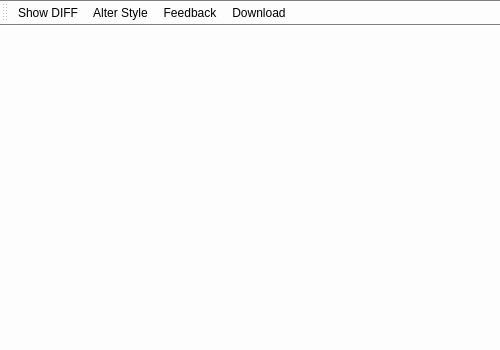
<?xml version="1.0" encoding="UTF-8"?>
<ui version="4.0">
 <class>pageShowResult</class>
 <widget class="QMainWindow" name="pageShowResult">
  <property name="geometry">
   <rect>
    <x>0</x>
    <y>0</y>
    <width>500</width>
    <height>350</height>
   </rect>
  </property>
  <property name="windowTitle">
   <string>MainWindow</string>
  </property>
  <property name="styleSheet">
   <string notr="true">QWidget{
	background-color: rgb(253, 253, 253);
}
QToolBar{
	border-top:1px solid gray;
	border-bottom:1px solid gray;
}
QAction{
	background-color: rgb(250, 250, 250);
	border:1px solid gray; border-radius:5px;
}
QAction:hover{
	background-color: rgb(245, 245, 245);
	border:1px solid gray; border-radius:5px;
}
QAction:pressed{
	background-color: rgb(240, 240, 240);
	border:1px solid gray; border-radius:5px;
}</string>
  </property>
  <widget class="QWidget" name="centralwidget">
   <layout class="QGridLayout" name="gridLayout_2">
    <item row="0" column="0">
     <layout class="QGridLayout" name="gridLayout">
      <item row="0" column="0">
       <widget class="QStackedWidget" name="stackedWidget">
        <property name="styleSheet">
         <string notr="true"/>
        </property>
        <widget class="QWidget" name="page">
         <layout class="QGridLayout" name="gridLayout_6">
          <item row="0" column="0">
           <layout class="QGridLayout" name="gridLayout_5">
            <item row="0" column="0">
             <widget class="QLabel" name="overlappedIma">
              <property name="styleSheet">
               <string notr="true"/>
              </property>
              <property name="text">
               <string/>
              </property>
             </widget>
            </item>
           </layout>
          </item>
         </layout>
        </widget>
        <widget class="QWidget" name="pageShowDIFF">
         <layout class="QGridLayout" name="gridLayout_4">
          <item row="0" column="0">
           <layout class="QGridLayout" name="gridLayout_3">
            <item row="0" column="0">
             <widget class="QLabel" name="before">
              <property name="text">
               <string>Before</string>
              </property>
             </widget>
            </item>
            <item row="0" column="1">
             <widget class="QLabel" name="after">
              <property name="text">
               <string>After</string>
              </property>
             </widget>
            </item>
           </layout>
          </item>
         </layout>
        </widget>
        <widget class="QWidget" name="pageAlterStyle">
         <layout class="QGridLayout" name="gridLayout_8">
          <item row="0" column="0">
           <layout class="QGridLayout" name="gridLayout_7">
            <item row="0" column="0">
             <widget class="QRadioButton" name="altCub">
              <property name="minimumSize">
               <size>
                <width>0</width>
                <height>200</height>
               </size>
              </property>
              <property name="styleSheet">
               <string notr="true"/>
              </property>
              <property name="text">
               <string>Cubes</string>
              </property>
             </widget>
            </item>
            <item row="0" column="1">
             <widget class="QRadioButton" name="altCirc">
              <property name="minimumSize">
               <size>
                <width>0</width>
                <height>200</height>
               </size>
              </property>
              <property name="styleSheet">
               <string notr="true"/>
              </property>
              <property name="text">
               <string>Circles</string>
              </property>
             </widget>
            </item>
           </layout>
          </item>
         </layout>
        </widget>
        <widget class="QWidget" name="pageFeedback">
         <layout class="QVBoxLayout" name="verticalLayout_2">
          <item>
           <layout class="QVBoxLayout" name="verticalLayout">
            <item>
             <widget class="QLabel" name="label">
              <property name="text">
               <string>Question1</string>
              </property>
             </widget>
            </item>
            <item>
             <widget class="QFrame" name="frame_4">
              <property name="frameShape">
               <enum>QFrame::StyledPanel</enum>
              </property>
              <property name="frameShadow">
               <enum>QFrame::Raised</enum>
              </property>
              <layout class="QHBoxLayout" name="horizontalLayout_2">
               <item>
                <layout class="QHBoxLayout" name="horizontalLayout">
                 <item>
                  <widget class="QRadioButton" name="radioButton_3">
                   <property name="text">
                    <string>RadioButton</string>
                   </property>
                  </widget>
                 </item>
                 <item>
                  <widget class="QRadioButton" name="radioButton_4">
                   <property name="text">
                    <string>RadioButton</string>
                   </property>
                  </widget>
                 </item>
                 <item>
                  <widget class="QRadioButton" name="radioButton_5">
                   <property name="text">
                    <string>RadioButton</string>
                   </property>
                  </widget>
                 </item>
                 <item>
                  <widget class="QRadioButton" name="radioButton_6">
                   <property name="text">
                    <string>RadioButton</string>
                   </property>
                  </widget>
                 </item>
                </layout>
               </item>
              </layout>
             </widget>
            </item>
            <item>
             <widget class="QLabel" name="label_2">
              <property name="text">
               <string>Question2</string>
              </property>
             </widget>
            </item>
            <item>
             <widget class="QFrame" name="frame_5">
              <property name="frameShape">
               <enum>QFrame::StyledPanel</enum>
              </property>
              <property name="frameShadow">
               <enum>QFrame::Raised</enum>
              </property>
              <widget class="QPlainTextEdit" name="plainTextEdit">
               <property name="geometry">
                <rect>
                 <x>0</x>
                 <y>0</y>
                 <width>461</width>
                 <height>61</height>
                </rect>
               </property>
              </widget>
             </widget>
            </item>
           </layout>
          </item>
         </layout>
        </widget>
       </widget>
      </item>
     </layout>
    </item>
   </layout>
  </widget>
  <widget class="QToolBar" name="toolBar">
   <property name="maximumSize">
    <size>
     <width>16777215</width>
     <height>60</height>
    </size>
   </property>
   <property name="windowTitle">
    <string>toolBar</string>
   </property>
   <property name="toolButtonStyle">
    <enum>Qt::ToolButtonTextUnderIcon</enum>
   </property>
   <attribute name="toolBarArea">
    <enum>TopToolBarArea</enum>
   </attribute>
   <attribute name="toolBarBreak">
    <bool>false</bool>
   </attribute>
   <addaction name="actShowDIFF"/>
   <addaction name="actChangeStyle"/>
   <addaction name="actFeedback"/>
   <addaction name="actDownload"/>
  </widget>
  <action name="actShowDIFF">
   <property name="icon">
    <iconset resource="res.qrc">
     <normaloff>:/images/images/diff.png</normaloff>:/images/images/diff.png</iconset>
   </property>
   <property name="text">
    <string>Show DIFF</string>
   </property>
   <property name="toolTip">
    <string>Show both before and after overlapped image</string>
   </property>
  </action>
  <action name="actChangeStyle">
   <property name="icon">
    <iconset resource="res.qrc">
     <normaloff>:/images/images/alter.png</normaloff>:/images/images/alter.png</iconset>
   </property>
   <property name="text">
    <string>Alter Style</string>
   </property>
   <property name="toolTip">
    <string>Choose one overlap style</string>
   </property>
  </action>
  <action name="actFeedback">
   <property name="icon">
    <iconset resource="res.qrc">
     <normaloff>:/images/images/feedback.png</normaloff>:/images/images/feedback.png</iconset>
   </property>
   <property name="text">
    <string>Feedback</string>
   </property>
   <property name="toolTip">
    <string>Give feedback to producers</string>
   </property>
  </action>
  <action name="actDownload">
   <property name="icon">
    <iconset resource="res.qrc">
     <normaloff>:/images/images/download.png</normaloff>:/images/images/download.png</iconset>
   </property>
   <property name="text">
    <string>Download</string>
   </property>
   <property name="toolTip">
    <string>Download overlapped image</string>
   </property>
  </action>
 </widget>
 <resources>
  <include location="res.qrc"/>
 </resources>
 <connections/>
</ui>
